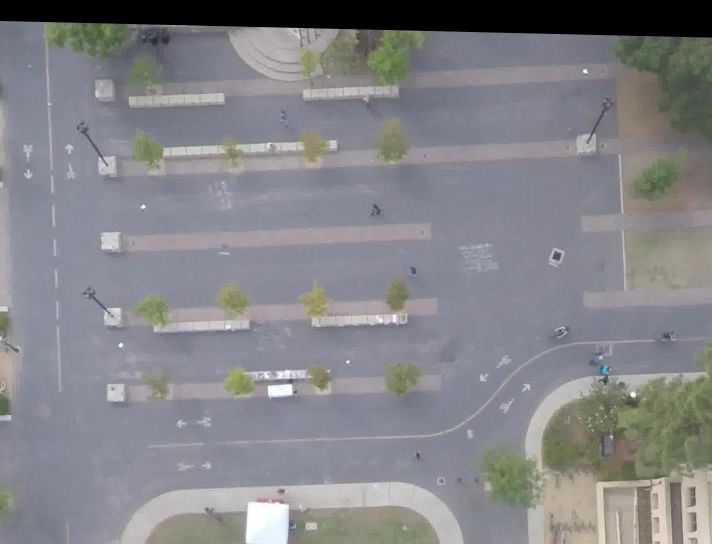
#> input picture aerial_pedestrian_detection/examples/bookstore_video0_250.jpg, 1424 x 1088 px (shown at 1/2 size)
$ python goodFeaturesToTrack_Demo.py --input ../../../aerial_pedestrian_detection/examples/bookstore_video0_250.jpg
#> lines starting #> are read from the running program, lines starting #| are printed output that depends on the picture; after the words box and inside, x2 and y2 are one past the last pixel; in counts of white or black regions, pixels touching at a corner belong together
from __future__ import print_function
import cv2 as cv
import numpy as np
import argparse
import random as rng

source_window = 'Image'
maxTrackbar = 100
rng.seed(12345)

def goodFeaturesToTrack_Demo(val):
    maxCorners = max(val, 1)

    # Parameters for Shi-Tomasi algorithm
    qualityLevel = 0.01
    minDistance = 1
    blockSize = 3
    gradientSize = 3
    useHarrisDetector = False
    k = 0.04

    # Copy the source image
    copy = np.copy(src)

    # Apply corner detection
    corners = cv.goodFeaturesToTrack(src_gray, maxCorners, qualityLevel, minDistance, None, \
        blockSize=blockSize, gradientSize=gradientSize, useHarrisDetector=useHarrisDetector, k=k)

    # Draw corners detected
    print('** Number of corners detected:', corners.shape[0])
    radius = 1
    for i in range(corners.shape[0]):
        cv.circle(copy, (corners[i,0,0], corners[i,0,1]), radius, (rng.randint(0,256), rng.randint(0,256), rng.randint(0,256)), cv.FILLED)

    # Show what you got
    cv.namedWindow(source_window)
    cv.imshow(source_window, copy)

# Load source image and convert it to gray
parser = argparse.ArgumentParser(description='Code for Shi-Tomasi corner detector tutorial.')
parser.add_argument('--input', help='Path to input image.', default='pic3.png')
args = parser.parse_args()

src = cv.imread(cv.samples.findFile(args.input))
#> src is the input picture: shape (1088, 1424, 3); mean B, G, R 135.6, 132, 131.7
if src is None:
    print('Could not open or find the image:', args.input)
    exit(0)

src_gray = cv.cvtColor(src, cv.COLOR_BGR2GRAY)
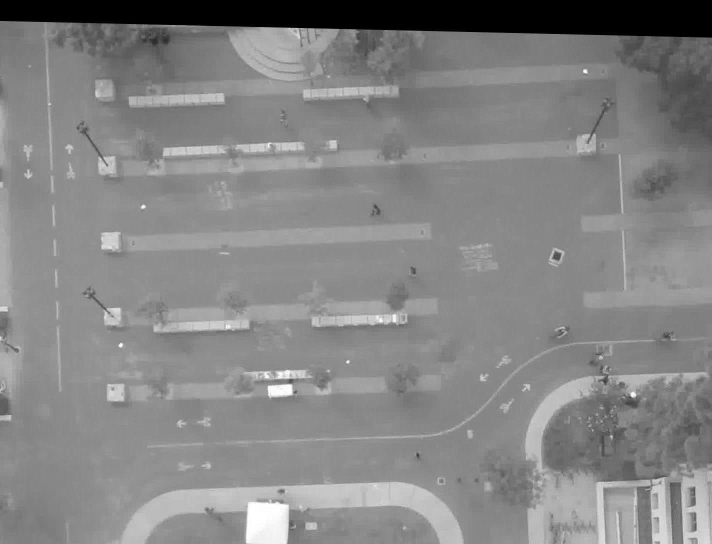
#> src_gray: shape (1088, 1424) (shown at 1/2 size); min 0, max 255, mean 132.3

# Create a window and a trackbar
cv.namedWindow(source_window)
maxCorners = 23 # initial threshold
cv.createTrackbar('Threshold: ', source_window, maxCorners, maxTrackbar, goodFeaturesToTrack_Demo)
cv.imshow(source_window, src)
goodFeaturesToTrack_Demo(maxCorners)
#> in goodFeaturesToTrack_Demo, `corners = cv.goodFeaturesToTrack(src_gray, maxCorners, qualityLevel, m..`: corners = 23 rows, first 8: [1173, 145], [1389, 974], [1223, 832], [1185, 861], [1124, 661], [1128, 656], [101, 208], [530, 755]
#| ** Number of corners detected: 23
#> after the loop in goodFeaturesToTrack_Demo, `for i in range(corners.shape[0]):`: copy: shape (1088, 1424, 3); 0.01% of pixels changed, all inside (x1, y1, x2, y2) = (1, 57, 1394, 1062)

cv.waitKey()

$ run again, on aerial_pedestrian_detection/examples/deathCircle_video0_4300.jpg
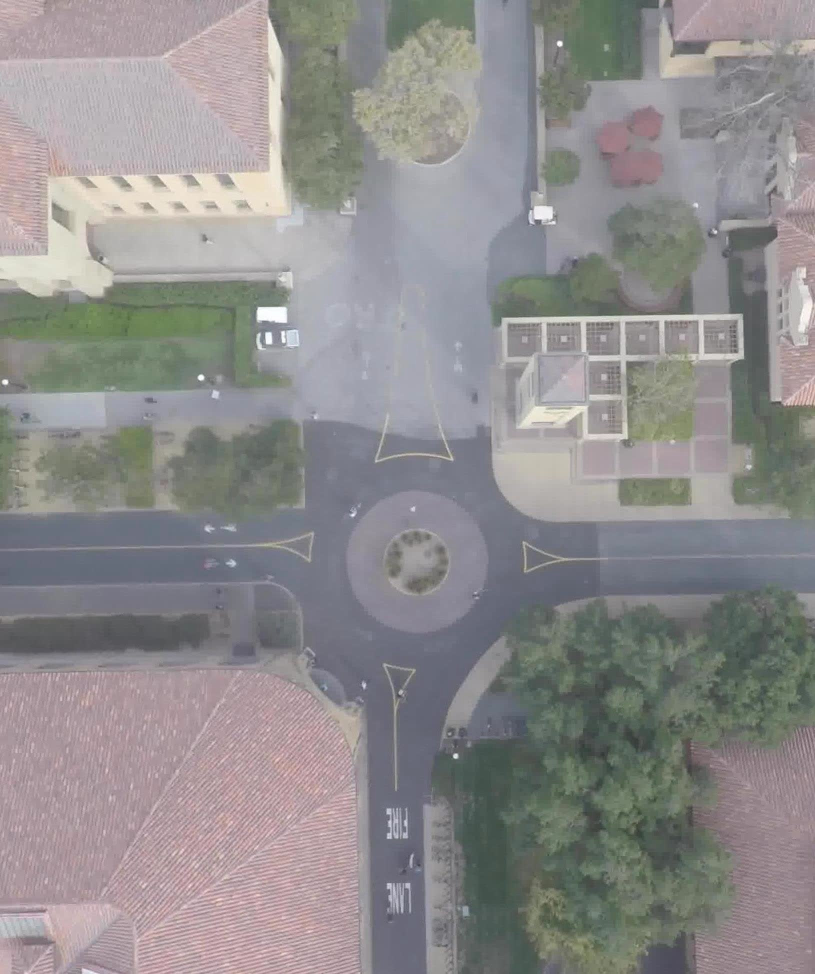
#> input picture aerial_pedestrian_detection/examples/deathCircle_video0_4300.jpg, 1630 x 1948 px (shown at 1/2 size)
#> src is the input picture: shape (1948, 1630, 3); mean B, G, R 140.4, 140.2, 142.5
#> `src_gray = cv.cvtColor(src, cv.COLOR_BGR2GRAY)`:
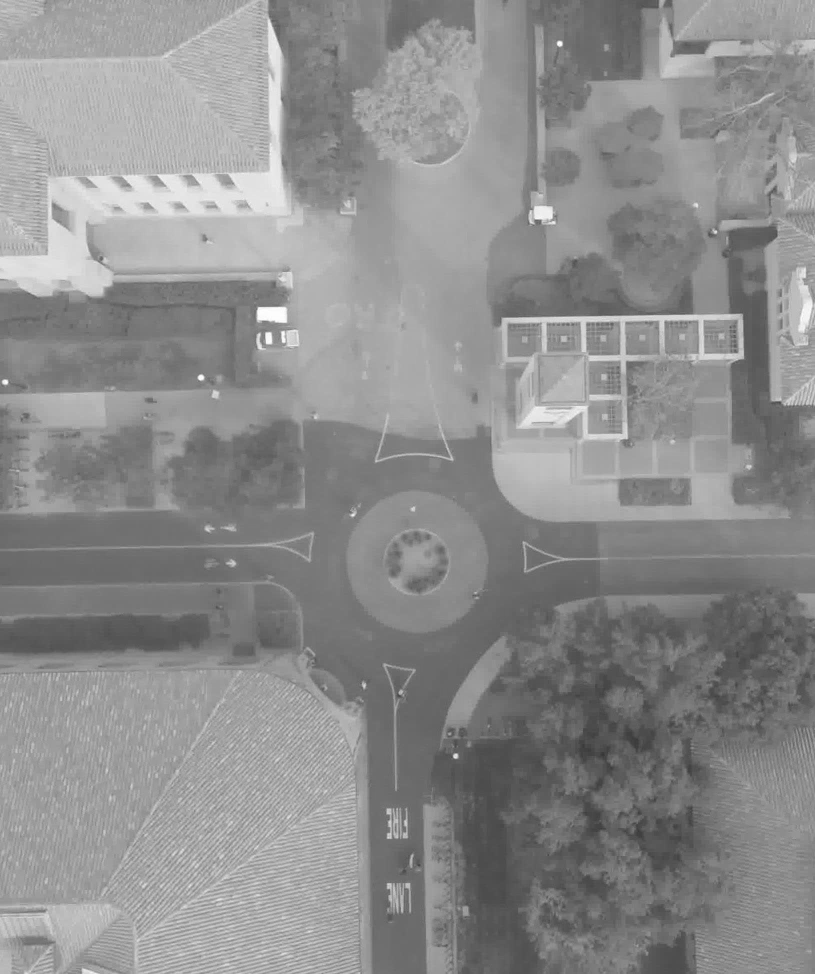
#> src_gray: shape (1948, 1630) (shown at 1/2 size); min 53, max 255, mean 140.9
#> corners = 23 rows, first 8: [794, 1616], [1068, 447], [819, 1767], [1573, 810], [1576, 809], [1590, 809], [1613, 808], [779, 1778]
#| ** Number of corners detected: 23
